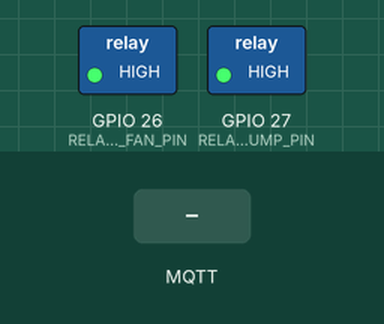
The sketch below on a simulated ESP32. Parts: switched loads named in the sketch (green lamp = pin HIGH). The inputs (shaded band) are chosen by the test bench. WiFi joins after 1.5 s; servers stay silent unless stated; no MQTT or app messages arrive unless stated; what the sketch prints to the serial monitor is not drawn.

Above: at 3.7 s.
3.8 s: MQTT message "ON" arrives on the first subscribed topic
At 4.3 s:
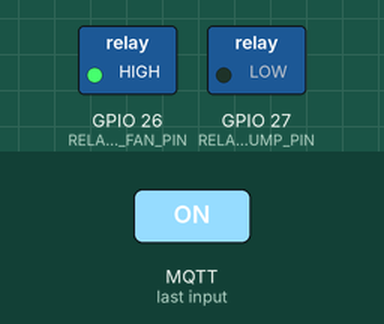
5.3 s: MQTT message "ON" arrives on the second subscribed topic
At 6.5 s:
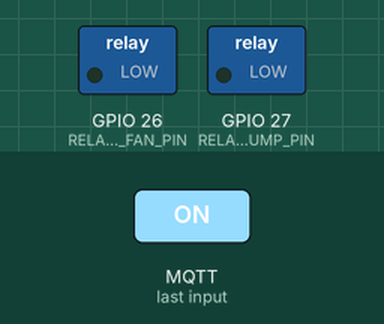
6.8 s: MQTT message "OFF" arrives on the first subscribed topic
At 7.8 s:
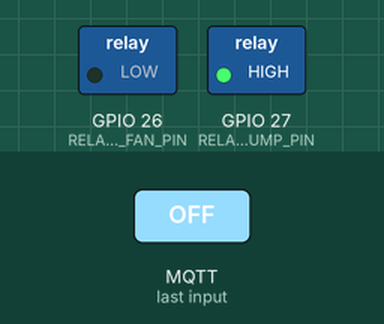
8.3 s: MQTT message "1" arrives on the first subscribed topic
At 8.9 s:
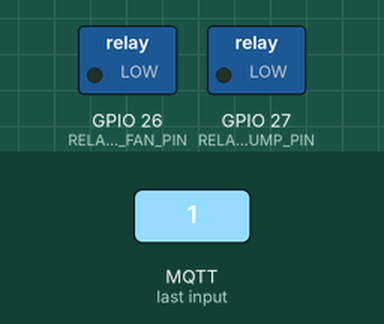
9.8 s: MQTT message "0" arrives on the first subscribed topic
At 10.1 s:
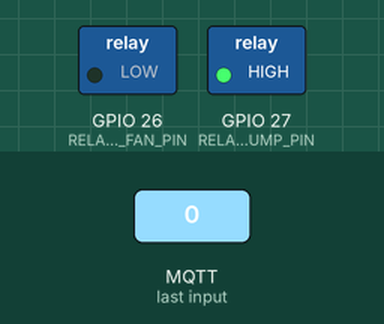
Timing chart, 0 to 12.3 s (numbered marks = the images above; inputs shaded):
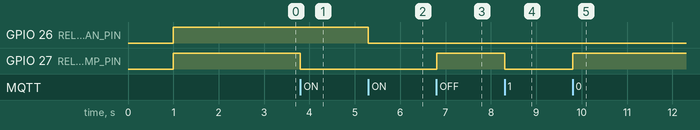

The sketch:

relay_unit_5v.ino
```cpp
#include <WiFi.h>
#include <PubSubClient.h>

// ---------- WiFi settings ----------
const char* WIFI_SSID = "B100M-T3";
const char* WIFI_PASSWORD = "12345678";

// ---------- MQTT settings ----------
const char* MQTT_SERVER = "broker.hivemq.com";
const int MQTT_PORT = 1883;
const char* MQTT_CLIENT_ID = "esp32_relay_unit";

const char* MQTT_PUMP_TOPIC = "smartplantation/control/pump";
const char* MQTT_FAN_TOPIC = "smartplantation/control/fan";
const char* MQTT_STATUS_TOPIC = "smartplantation/status/relay";

// ---------- Pin assignment ----------
const int RELAY_1_PUMP_PIN = 27; // Physical pump channel currently connected to GPIO 27
const int RELAY_2_FAN_PIN = 26;  // Physical fan channel currently connected to GPIO 26

const bool RELAY_ACTIVE_LOW = true;

WiFiClient espClient;
PubSubClient mqtt(espClient);

bool pumpOn = false;
bool fanOn = false;

void setRelay(int pin, bool on) {
  if (RELAY_ACTIVE_LOW) {
    digitalWrite(pin, on ? LOW : HIGH);
  } else {
    digitalWrite(pin, on ? HIGH : LOW);
  }
}

void publishStatus() {
  char payload[80];
  snprintf(
    payload,
    sizeof(payload),
    "{\"pump\":\"%s\",\"fan\":\"%s\"}",
    pumpOn ? "ON" : "OFF",
    fanOn ? "ON" : "OFF"
  );

  mqtt.publish(MQTT_STATUS_TOPIC, payload, true);
  Serial.println(payload);
}

bool payloadIsOn(byte* payload, unsigned int length) {
  String command;
  for (unsigned int i = 0; i < length; i++) {
    command += (char)payload[i];
  }

  command.trim();
  command.toUpperCase();

  return command == "ON" || command == "1" || command == "TRUE";
}

bool payloadIsOff(byte* payload, unsigned int length) {
  String command;
  for (unsigned int i = 0; i < length; i++) {
    command += (char)payload[i];
  }

  command.trim();
  command.toUpperCase();

  return command == "OFF" || command == "0" || command == "FALSE";
}

void onMqttMessage(char* topic, byte* payload, unsigned int length) {
  Serial.print("Message on ");
  Serial.println(topic);

  bool isOn = payloadIsOn(payload, length);
  bool isOff = payloadIsOff(payload, length);

  if (!isOn && !isOff) {
    Serial.println("Unknown command. Use ON or OFF.");
    return;
  }

  if (String(topic) == MQTT_PUMP_TOPIC) {
    pumpOn = isOn;
    setRelay(RELAY_1_PUMP_PIN, pumpOn);
  }

  if (String(topic) == MQTT_FAN_TOPIC) {
    fanOn = isOn;
    setRelay(RELAY_2_FAN_PIN, fanOn);
  }

  publishStatus();
}

void connectWiFi() {
  Serial.print("Connecting to WiFi");
  WiFi.mode(WIFI_STA);
  WiFi.begin(WIFI_SSID, WIFI_PASSWORD);

  while (WiFi.status() != WL_CONNECTED) {
    delay(500);
    Serial.print(".");
  }

  Serial.println();
  Serial.print("WiFi connected. IP: ");
  Serial.println(WiFi.localIP());
}

void connectMQTT() {
  while (!mqtt.connected()) {
    Serial.print("Connecting to MQTT...");

    if (mqtt.connect(MQTT_CLIENT_ID)) {
      Serial.println("connected");
      mqtt.subscribe(MQTT_PUMP_TOPIC);
      mqtt.subscribe(MQTT_FAN_TOPIC);
      publishStatus();
    } else {
      Serial.print("failed, rc=");
      Serial.print(mqtt.state());
      Serial.println(". Retrying in 3 seconds");
      delay(3000);
    }
  }
}

void setup() {
  Serial.begin(115200);
  delay(1000);

  pinMode(RELAY_1_PUMP_PIN, OUTPUT);
  pinMode(RELAY_2_FAN_PIN, OUTPUT);

  setRelay(RELAY_1_PUMP_PIN, false);
  setRelay(RELAY_2_FAN_PIN, false);

  connectWiFi();
  mqtt.setServer(MQTT_SERVER, MQTT_PORT);
  mqtt.setCallback(onMqttMessage);
}

void loop() {
  if (WiFi.status() != WL_CONNECTED) {
    connectWiFi();
  }

  if (!mqtt.connected()) {
    connectMQTT();
  }

  mqtt.loop();
}
```

Measured:
- after the input at 3.8 s, GPIO 27 (RELAY_1_PUMP_PIN): HIGH → LOW at once
- after the input at 5.3 s, GPIO 26 (RELAY_2_FAN_PIN): HIGH → LOW at once
- after the input at 6.8 s, GPIO 27 (RELAY_1_PUMP_PIN): LOW → HIGH at once
- after the input at 8.3 s, GPIO 27 (RELAY_1_PUMP_PIN): HIGH → LOW at once
- after the input at 9.8 s, GPIO 27 (RELAY_1_PUMP_PIN): LOW → HIGH at once
